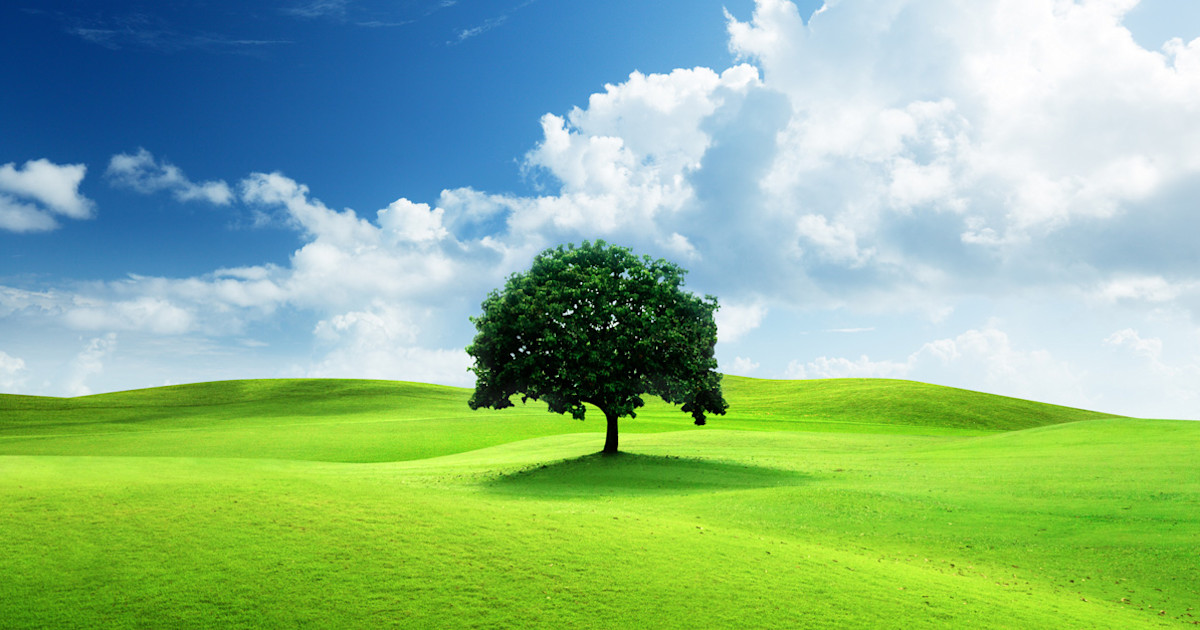
#> input picture data/image0.jpg, 1200 x 630 px
$ jupyter execute experiments.ipynb
#> lines starting #> are read from the running program, lines starting #| are printed output that depends on the picture
[cell 1]
import numpy as np

[cell 2]
# Convolutional Layer (Conv3x3):
# conv = Conv3x3(8): Creates a convolutional layer with 8 filters, each of size 3x3.
# Input shape: 28x28x1 (grayscale image)
# Output shape: 26x26x8 (feature maps)
# Max Pooling Layer (MaxPool2):
# pool = MaxPool2(): Creates a max pooling layer with a pool size of 2x2.
# Input shape: 26x26x8 (feature maps)
# Output shape: 13x13x8 (down sampled feature maps)
# Softmax Layer:
# softmax = Softmax(13 * 13 * 8, 10): Creates a softmax layer with 13138 inputs (flattened feature maps) and 10 outputs (class probabilities).
# Input shape: 13x13x8 (flattened feature maps)
# Output shape: 10 (class probabilities)

[cell 3]
# A Convolution layer using 3x3 filters.
num_filters = 8 # 28x28x1 -> 26x26x8  26x26x8 -> 13x13x8  13x13x8 -> 10
image_height = 28 # for greyscale images
image_width = 28

[cell 4]
# filters is a 3d array with dimensions (num_filters, 3, 3)
# We divide by 9 to reduce the variance of our initial values
filters = np.random.randn(num_filters, 3, 3) / 9

[cell 5]
filters

convolution layer for 2d array image

[cell 6]
# from PIL import Image

[cell 7]
# img = Image.open('./data/image0.jpg')

[cell 8]
import cv2

[cell 9]
img = cv2.imread('./data/image0.jpg')
#> img is the input picture: shape (630, 1200, 3); mean B, G, R 139.9, 183.6, 139.8

[cell 10]
img

[cell 11]
img.shape
#> Out = (630, 1200, 3)

[cell 12]
# Convert RGB to grayscale (single-channel)
# gray_img = cv2.cvtColor(img, cv2.COLOR_RGB2GRAY)

[cell 13]
# gray_img

[cell 14]
# Save the grayscale image
# gr_img = cv2.imwrite('grayscale_image.jpg', gray_img)

[cell 15]
# gr_img

[cell 16]
# Read the image file
# img_gray = cv2.imread('grayscale_image.jpg')

[cell 17]
# img_gray

[cell 18]
# Convert grayscale to RGB
# rgb_img = cv2.cvtColor(img_gray, cv2.COLOR_GRAY2RGB)

# Save the RGB image
# cv2.imwrite('rgb_image.jpg', rgb_img)

[cell 19]
# img_gray.shape

[cell 20]
# Assume 'img' is a 3D NumPy array with shape (H, W, 3)
img_2d = np.mean(img, axis=-1)
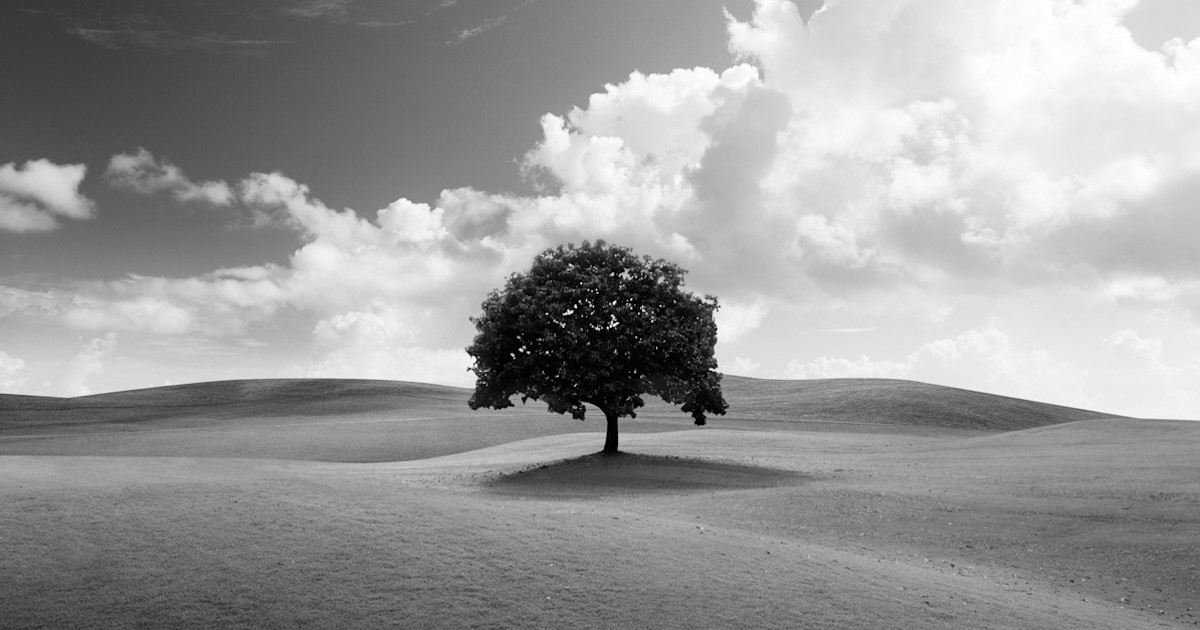
#> img_2d: shape (630, 1200) float64; min 0, max 255, mean 154.4

[cell 21]
img_2d

[cell 22]
cv2.imwrite('2d_image.jpg', img_2d)
#> Out = True

[cell 23]
img_2d.shape
#> Out = (630, 1200)

[cell 24]
# Resize the image
resized_img = cv2.resize(img_2d, (image_height, image_width))
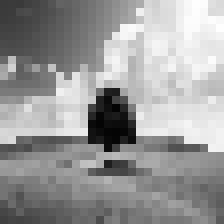
#> resized_img: shape (28, 28) float64 (shown 8 times larger); min 3.97, max 254.2, mean 153.6

[cell 25]
resized_img.shape
#> Out = (28, 28)

[cell 26]
# img.shape

[cell 27]
# img_resized = cv2.resize(img, (255, 255))

[cell 28]
# img_resized.shape

[cell 29]
# img_3d = np.stack((img_2d,)*3, axis=-1)

[cell 30]
#  Generates all possible 3x3 image regions using valid padding.
#     - image is a 2d numpy array.
h, w = resized_img.shape
#> h = 28; w = 28

[cell 31]
h
#> Out = 28

[cell 32]
w
#> Out = 28

[cell 33]
# image: A 2D NumPy array representing the input image.
# Return Value:
# The function yields a tuple containing:
# im_region: A 3x3 NumPy array representing the current image region.
# i: The row index of the top-left corner of the current region.
# j: The column index of the top-left corner of the current region.
# Implementation:
# Get the height (h) and width (w) of the input image.
# Iterate over the rows of the image, excluding the last two rows (range(h - 2)).
# Iterate over the columns of the image, excluding the last two columns (range(w - 2)).
# Extract the 3x3 region from the image using NumPy array slicing (image[i:(i + 3), j:(j + 3)]).
# Yield the extracted region, along with its top-left corner coordinates (i, j).

[cell 34]
im_region_dict = {}

[cell 35]
for i in range(h - 2):
      row_dict = {}
      for j in range(w - 2):
        im_region = img_2d[i:(i + 3), j:(j + 3)]
        # print(f'Region {i}, {j}: {im_region}')
        row_dict[j] = im_region
      im_region_dict[i] = row_dict
#> after the loop, im_region_dict = 26 items
        # yield im_region, i, j  # we will use yield to get the values one by one on each iteration or funtion call

[cell 36]
# for i, region in im_region_dict.items():
#     print(f"Region {i}: {region}")

[cell 37]
next(iter(im_region_dict.items()))

[cell 38]
im_region # last region

[cell 39]
#  Performs a forward pass of the conv layer using the given input.
#     Returns a 3d numpy array with dimensions (h, w, num_filters).
#     - input is a 2d numpy array

[cell 40]
# We transform the image from [0, 255] to [-0.5, 0.5] to make it easier
# to work with. This is standard practice.

[cell 41]
nor_img = (resized_img/255) - 0.5

[cell 42]
nor_img

[cell 43]
nor_img.shape
#> Out = (28, 28)

[cell 44]
output = np.zeros((h - 2, w - 2, num_filters))

[cell 45]
output

[cell 46]
output.shape
#> Out = (26, 26, 8)

[cell 47]
im_region_dict[0][0]
#> Out = [[54.33, 55.33, 55.67], [54.33, 55.33, 55.67], [54.33, 55.33, 55.67]]

[cell 48]
filters[0]

[cell 49]
im_region_dict[0][0]*filters[0] # elements wise multiplication
#> Out = [[10.65, 2.46, 6.05], [13.53, 11.48, -6.04], [5.74, -0.931, -0.638]]

[cell 50]
output.shape[0]

[cell 51]
output.shape[1]

[cell 52]
output.shape

[cell 53]
filters.shape

[cell 54]
im_region_dict[0][0].shape

[cell 55]
np.dot(im_region_dict[0][0], filters) # (8, 3, 3) x (3, 3) = (3, 8, 3) matrix multiplication

[cell 56]
np.dot(im_region_dict[0][0], filters).shape

[cell 57]
np.dot(filters, im_region_dict[0][0]) # matrix multiplication

[cell 58]
np.dot(filters, im_region_dict[0][0]).shape

[cell 59]
im_region_dict[0][0] * filters # elements to element wise multiplication for 8 filters

[cell 60]
im_region_dict[0][0] * filters[0]

[cell 61]
(im_region_dict[0][0] * filters)[0] # first filter multiplication

[cell 62]
np.sum((im_region_dict[0][0] * filters)[0])
#> Out = 42.3

[cell 63]
# output: A 2D array that stores the output of the convolution operation.
# im_region_dict: A dictionary that stores regions of the image, indexed by i and j.
# filters: A 3D array that stores the filters to be applied to the image regions.
# Operation:
# im_region_dict[i][j]: Retrieves the image region at position (i, j) from the dictionary.
# * filters: Performs element-wise multiplication between the image region and the filters. This is equivalent to a convolution operation without the sliding window.
# np.sum(..., axis=(1, 2)): Computes the sum of the multiplied values along the second and third axes (i.e., the spatial dimensions of the filters). This reduces the dimensionality of the output.

[cell 64]
np.sum(im_region_dict[0][0] * filters, axis=(1, 2))
#> Out = [42.3, 30.38, -9.44, 2.02, -6.09, -30.24, -12.74, -18.83]

[cell 65]
for i in range(output.shape[0]):
    for j in range(output.shape[1]):
        output[i, j] = np.sum(im_region_dict[i][j] * filters, axis=(1, 2))

[cell 66]
output[0]

[cell 67]
output.shape  # 8 chanel (n1) for 8 filters before max pooling

this is the output from first conv layer

max pooling layer

[cell 68]
# A Max Pooling layer using a pool size of 2.
# A Max Pooling layer using a pool size of 2.

[cell 69]
h, w, _ = output.shape

[cell 70]
new_h = h // 2
new_w = w // 2

[cell 71]
new_h

[cell 72]
new_w

[cell 73]
# for i in range(new_h):
#       for j in range(new_w):
#         im_region = output[(i * 2):(i * 2 + 2), (j * 2):(j * 2 + 2)]
#         # yield im_region, i, j

[cell 74]
pool_dict = {}

[cell 75]
output[(0 * 2):(0 * 2 + 2), (0 * 2):(0 * 2 + 2)]

[cell 76]
for i in range(new_h):
      row_dict = {}
      for j in range(new_w):
        im_region = output[(i * 2):(i * 2 + 2), (j * 2):(j * 2 + 2)]
        # print(f'Region {i}, {j}: {im_region}')
        row_dict[j] = im_region
      pool_dict[i] = row_dict
#> after the loop, pool_dict = 13 items
        # yield im_region, i, j  # we will use yield to get the values one by one on each iteration or funtion call

[cell 77]
pool_dict[0][0]

[cell 78]
h, w, num_filters = output.shape

[cell 79]
pool_output = np.zeros((h // 2, w // 2, num_filters))

[cell 80]
pool_output

[cell 81]
pool_dict[0][0]

[cell 82]
np.amax(pool_dict[0][0] , axis=(0,1))
#> Out = [42.92, 30.61, -9.13, 2.02, -6.09, -30.24, -12.74, -18.83]

[cell 83]
for i in range(pool_output.shape[0]):
    for j in range(pool_output.shape[1]):
        pool_output[i, j] = np.amax(pool_dict[i][j] , axis=(0,1))

[cell 84]
# for im_region, i, j in iterate_regions(input):
#     output[i, j] = np.amax(im_region, axis=(0, 1))

[cell 85]
pool_output

[cell 86]
pool_output.shape

[cell 87]
pool_output.shape[0]

neural networks and

activation layer (softmax)

[cell 88]
input_len =pool_output.shape[0]*pool_output.shape[1]*pool_output.shape[2]                   # 13 * 13 * 8
nodes = 10 # output nodes or no of class

[cell 89]
# A standard fully-connected layer with softmax activation.
weights = np.random.randn(input_len, nodes) / input_len

[cell 90]
weights  # w

[cell 91]
biases = np.zeros(nodes)

[cell 92]
biases

[cell 93]
# Performs a forward pass of the softmax layer using the given input.
#     Returns a 1d numpy array containing the respective probability values.
#     - input can be any array with any dimensions.

[cell 94]
last_input_shape = pool_output.shape

[cell 95]
last_input_shape[0]

[cell 96]
input = pool_output.flatten()
#> input = 1352 values, max 49.47 at index 512, min -34.77 at index 517, mean -0.137

[cell 97]
input
#> Out has the same summary as input

[cell 98]
input.shape

neural network layer  for one hidden layer

[cell 99]
input_len, nodes = weights.shape

[cell 100]
input_len

[cell 101]
nodes

[cell 102]
pool_output

[cell 103]
all_class_output = np.dot(input, weights) + biases
#> all_class_output = [-0.519, 0.887, -0.501, 0.536, -0.0303, -1.04, -0.0947, -0.617, 0.721, -0.0311]

[cell 104]
all_class_output
#> Out has the same summary as all_class_output

[cell 105]
exp = np.exp(all_class_output) # = z probability values for each class
#> exp = [0.595, 2.43, 0.606, 1.71, 0.97, 0.352, 0.91, 0.539, 2.06, 0.969]

[cell 106]
exp # probability values for each class
#> Out has the same summary as exp

[cell 107]
np.sum(exp, axis=0) # total probability is 1
#> Out = 11.13

Softmax Function:

σ(z) = exp(z[i]) / Σ exp(z[i])

exp(z) is the exponential function applied element-wise to z

Σ exp(z) is the sum of the exponentials of z

[cell 108]
soft_out = exp / np.sum(exp, axis=0)   # softmax probability
#> soft_out = [0.0535, 0.218, 0.0544, 0.154, 0.0871, 0.0316, 0.0817, 0.0484, 0.185, 0.0871]

[cell 109]
soft_out # sigma
#> Out has the same summary as soft_out

[cell 110]
pred = np.argmax(soft_out, axis=0)
#> pred = 1

[cell 111]
pred
#> Out = 1

cross_entropy_loss and accuracy

[cell 112]
label = 0 # let true label is 0

[cell 113]
soft_out[label] # this is the prediction probability for label 0
#> Out = 0.0535

[cell 114]
# gradient[label] = -1 / out[label]
# This is the derivative of the log loss function (also known as cross-entropy loss) with respect to the output of the model.
# Log Loss Function:
# The log loss function is defined as:
# L(y, y') = -∑(y * log(y'))
# where y is the true label, y' is the predicted probability, and the sum is taken over all classes.
# Derivative:
# The derivative of the log loss function with respect to the output y' is:
# dL/dy' = -y / y'
# In this specific case, y is 1 for the true label and 0 for all other classes. Therefore, the derivative simplifies to:
# dL/dy' = -1 / y' for the true label
# This is exactly what the code calculates and stores in the gradient array.

log loss

[cell 115]
loss = -1 * np.log(soft_out[label]) # loss of prediction for label 0  L(y, y') = -∑(y * log(y'))
#> loss = 2.93
# y =1 , y' = 0.08263477573609264

[cell 116]
loss
#> Out = 2.93

[cell 117]
acc = 1 if pred == label else 0
#> acc = 0

[cell 118]
acc
#> Out = 0

training layer

[cell 119]
nodes # node in hidden layer

[cell 120]
gradients = np.zeros(nodes)

[cell 121]
gradients

[cell 122]
# loss = - 1 * np.log(soft_out[label]) # loss of prediction for label 0  L(y, y') = -∑(y * log(y'))

partial derivatives

[cell 123]
-1/soft_out[label]   #  then dL/dy' = -y / y'  ; y=1 actual probability 1 for label 0 prediction and
#> Out = -18.71
# y' = 0.08263477573609264 predicted probability  0.08263477573609264 for label 0

[cell 124]
gradients[label] = -1 / soft_out[label]

[cell 125]
gradients # calculated for only  class 0  or label 0 dL_dy' or dL/dy'

back propagration start   : reverse direction : softmax > all_class_output > max_pool > convolution

forward propagration : convolution > max_pool > all_class__output > softmax

[cell 126]
#  Performs a backward pass of the softmax layer.
#     Returns the loss gradient for this layer's inputs.
#     - d_L_d_out is the loss gradient for this layer's outputs.
#     - learn_rate is a float.

[cell 127]
 # only 1 element of dL/dy' will be nonzero  or dl_dy' gradient list
for i, grad in enumerate(gradients):
    if grad == 0:
      continue
    print(i,":", grad)

[cell 128]
# [10 lines of commented-out code are left out]

[cell 129]
# dy'_dσ = d/dσ(y') = 0 as y' constant probability the this part will be neglected it makes all 0

[cell 130]
# dL_dw = dL_dy' * dσ_dz * dz_dw
# dL_db =dL_dy' * dσ_dz * dz_db

Softmax Function:

σ(z) = exp(z) / Σ exp(z)

[cell 131]
dexp =  np.exp(all_class_output) # z = all_class_output
#> dexp has the same summary as exp

[cell 132]
dexp # exp(z)
#> Out has the same summary as exp

[cell 133]
dexp[0] # for class 0
#> Out = 0.595

[cell 134]
sum_exp = np.sum(dexp)
#> sum_exp = 11.13

[cell 135]
sum_exp # Σ exp(z)
#> Out = 11.13

[cell 136]
# σ(z) = exp(z) / Σ exp(z)
# where:
# σ(z) is the softmax function
# z is the input vector
# exp(z) is the exponential of the input z
# Σ exp(z) is the sum of the exponential of all inputs z

[cell 137]
# Calculates the derivative of the softmax output with respect to the all_class_output(z) for all classes except the i-th class.
# Derivative of Softmax Function:

# Step 1: Apply the Quotient Rule
# To find the derivative of the softmax function, we'll apply the quotient rule:

# σ(z) = exp(z) / Σ exp(z)

## σ(z) = exp(z) / Σ exp(z)

# d(a/b)/dx = [b(da/dx) - a(da/dx)] / b^2

# partial derivatives # except variable term rest term are constant and derivatives will be 0

# (∂/∂z (∑exp(z))) = (∂/∂z (exp(x) + exp(y) + exp(z))) = (exp(z)) # x,y are constant w r t z

# ∂σ/∂z        = [{(∂/∂z (exp(z))) * (∑exp(z))} - {(exp(z)) * (∂/∂z (∑exp(z)))}] / (∑exp(z))^2
#              = [{(exp(z)) * (∑exp(z))} - {(exp(z)) * (exp(z))}] / (∑exp(z))^2
#              = (exp(z) * [ (∑exp(z)) - exp(z) ] / (∑exp(z))^2
#∂σ[i]_dz[i] = dexp[i] * (sum_exp - dexp[i]) / (sum_exp ** 2)  # i == j

#∂σ[j]_dz[i] = -dexp[i] * dexp[j]) / (sum_exp ** 2)  # i != j   1st derivative  (∂/∂z[i] (exp(z[j])) will be 0 ,
# exp(z[j] is constant wrt ∂z[i]


# ∂σ/∂z = σ(z) * (1 - σ(z))

[cell 138]
dexpt_dz = -dexp[0] * dexp / (sum_exp ** 2)
#> dexpt_dz = [-0.00286, -0.0117, -0.00291, -0.00821, -0.00466, -0.00169, -0.00437, -0.00259, -0.00987, -0.00465]

[cell 139]
dexpt_dz
#> Out has the same summary as dexpt_dz

[cell 140]
# dy'_dexpt =
dexpt_dz[0] = dexp[0] * (sum_exp - dexp[0]) / (sum_exp ** 2) # update value for 0 class

[cell 141]
dexpt_dz[0]
#> Out = 0.0506

[cell 142]
dexpt_dz
#> Out = [0.0506, -0.0117, -0.00291, -0.00821, -0.00466, -0.00169, -0.00437, -0.00259, -0.00987, -0.00465]

z = w * x + b

[cell 143]
# [6 lines of commented-out code are left out]

[cell 144]
dz_dw = input
#> dz_dw has the same summary as input

[cell 145]
dz_dw
#> Out has the same summary as input

[cell 146]
dz_db = 1

[cell 147]
dz_dx = weights

[cell 148]
dz_dx

[cell 149]
gradients

[cell 150]
dexpt_dz

[cell 151]
dz_dw
#> Out has the same summary as input

[cell 152]
dz_dw[np.newaxis]

[cell 153]
dz_dw[np.newaxis].T
#> Out has the same summary as input

[cell 154]
gradients * dexpt_dz # element wise multiplication
#> Out = [-0.947, 0, 0, 0, 0, 0, 0, 0, 0, 0]

[cell 155]
(gradients * dexpt_dz)[np.newaxis]

[cell 156]
dz_dw[np.newaxis].T.shape

[cell 157]
(gradients * dexpt_dz)[np.newaxis].shape

[cell 158]
# dL_dw = dL_dy' * dσ_dz * dz_dw
dL_dw = (gradients * dexpt_dz)[np.newaxis].T * dz_dw[np.newaxis] # (1352, 1) x (1, 10) = (1352, 10)

[cell 159]
dL_dw

[cell 160]
dL_dw.shape

[cell 161]
# dL_db =dL_dy' * dσ_dz * dz_db
dL_db = (gradients * dexpt_dz) * dz_db
#> dL_db = [-0.947, 0, 0, 0, 0, 0, 0, 0, 0, 0]

[cell 162]
dL_db
#> Out = [-0.947, 0, 0, 0, 0, 0, 0, 0, 0, 0]

[cell 163]
dL_db.shape

[cell 164]
# learning_rate =
lr = 0.01

[cell 165]
old_weights = weights.copy()

[cell 166]
old_weights

[cell 167]
lr * dL_dw

[cell 168]
(lr * dL_dw).shape

[cell 169]
# Update weights / biases
weights -= (lr * dL_dw).T

[cell 170]
weights

[cell 171]
biases -= lr * dL_db
#> biases = [0.00947, 0, 0, 0, 0, 0, 0, 0, 0, 0]

[cell 172]
biases
#> Out = [0.00947, 0, 0, 0, 0, 0, 0, 0, 0, 0]

back propagration in maxpooling layer

z = w * x + b

[cell 173]
# old weights
dz_dx

[cell 174]
# loss with respect to input (x) to neural network
# dL_dx = dL_dy' * dσ_dz * dz_dx

[cell 175]
(gradients * dexpt_dz).shape

[cell 176]
dz_dx.shape

[cell 177]
# flatten the output
input  # output of maxpool layer
#> Out has the same summary as input

[cell 178]
dL_dx = dz_dx @  (gradients * dexpt_dz) # matrix multiplication like dot
#> dL_dx = 1352 values, max 0.311 at index 517, min -0.443 at index 512, mean 0.00125

[cell 179]
dL_dx # output gradients of maxpooling layer
#> Out has the same summary as dL_dx

[cell 180]
#  Performs a backward pass of the maxpool layer.
#  Returns the loss gradient for this layer's inputs.
#  d_L_d_out is the loss gradient for this layer's outputs.

[cell 181]
pool_output

reverse flattened_output gradient

[cell 182]
dL_dxf = dL_dx.reshape(pool_output.shape)

[cell 183]
dL_dxf

[cell 184]
dL_dinput = np.zeros(output.shape) # input gradients of max pool layer output of conv layer

[cell 185]
dL_dinput

[cell 186]
pool_output # out put of max pool layer

[cell 187]
# [8 lines of commented-out code are left out]

[cell 188]
output # output of convolution layer layer and input of max pool layer

[cell 189]
pool_dict

[cell 190]
pool_dict[0][0][0][0] # only for first region
#> Out = [42.3, 30.38, -9.44, 2.02, -6.09, -30.24, -12.74, -18.83]

[cell 191]
# for i in range(pool_output.shape[0]):
#     for j in range(pool_output.shape[1]):
#         amx = np.amax(pool_dict[i][j] , axis=(0,1))

[cell 192]
# amx # last region max value

[cell 193]
# The line amax = np.amax(im_region, axis=(0, 1)) finds the maximum values in each feature map of the current region.
amx = np.amax(pool_dict[0][0] , axis=(0,1)) # first region max value
#> amx = [42.92, 30.61, -9.13, 2.02, -6.09, -30.24, -12.74, -18.83]

[cell 194]
amx
#> Out has the same summary as amx

[cell 195]
pool_dict[0][0].shape

[cell 196]
dL_dxf.shape

[cell 197]
pool_output.shape

[cell 198]
dL_dinput.shape

[cell 199]
# Gradient Routing:
# This line of code is responsible for routing the gradient from the output of the max pooling layer back to the input pixels that contributed to the output.
# Condition:
# The condition im_region[i2, j2, f2] == amax[f2] checks whether the current pixel value im_region[i2, j2, f2] is equal to the maximum value amax[f2] in its feature map.
# Gradient Assignment:
# If the condition is true, the code assigns the gradient value d_L_d_out[i, j, f2] to the corresponding input pixel d_L_d_input[i * 2 + i2, j * 2 + j2, f2]

[cell 200]
# only for first region
for i2 in range(2):
        for j2 in range(2):
          for f2 in range(8):
            # If this pixel was the max value, copy the gradient to it.
            if pool_dict[0][0][0][0][f2] == amx[f2]:
              print(amx[f2])
              dL_dinput[0 * 2 + i2, 0 * 2 + j2, f2] = dL_dxf[0, 0, f2]  # i = 0, j = 0
#> this loop made 2 passes
#> (printed output is left out)
              # copy (13,13,8) dL_dxf to (14, 14, 8) dL_dinput

[cell 201]
dL_dxf

[cell 202]
dL_dinput # loss with respect to max pool inputs or output of conv layer due to first region

[cell 203]
# Performs a backward pass of the conv layer.
#     - d_L_d_out is the loss gradient for this layer's outputs. which is dL_dinput in max pool layer
#     - learn_rate is a float.

# dL_dinput = dL_dout ( loss gradient w rt output of conv or input of max pool layer)

to update filters values

[cell 204]
# dL_dfilter = dL_dinput * dinput_dfilter

dL_dfilter = np.zeros(filters.shape) # initialize

[cell 205]
dL_dfilter

[cell 206]
resized_img.shape

[cell 207]
filters.shape

[cell 208]
output.shape

[cell 209]
im_region_dict

[cell 210]
num_filters

[cell 211]
im_region_dict[0][0] # first im_region
#> Out = [[54.33, 55.33, 55.67], [54.33, 55.33, 55.67], [54.33, 55.33, 55.67]]

[cell 212]
dL_dinput[0][0][0].shape

[cell 213]
im_region_dict[0][0].shape

[cell 214]
for f in range(num_filters):
        dL_dfilter[f] += dL_dinput[0, 0, f] * im_region_dict[0][0] # filter update only for first im_region through broadcast

[cell 215]
dL_dfilter # loss wrt filter  only for first im_region through broadcast

[cell 216]
old_filters = filters.copy()

[cell 217]
old_filters

[cell 218]
# updated_filters =
filters -= lr * dL_dfilter

[cell 219]
filters

[cell 220]
old_filters == filters # filters updated

[cell 221]
old_weights == weights # weights updated

[cell 222]
biases # biases updated
#> Out = [0.00947, 0, 0, 0, 0, 0, 0, 0, 0, 0]
